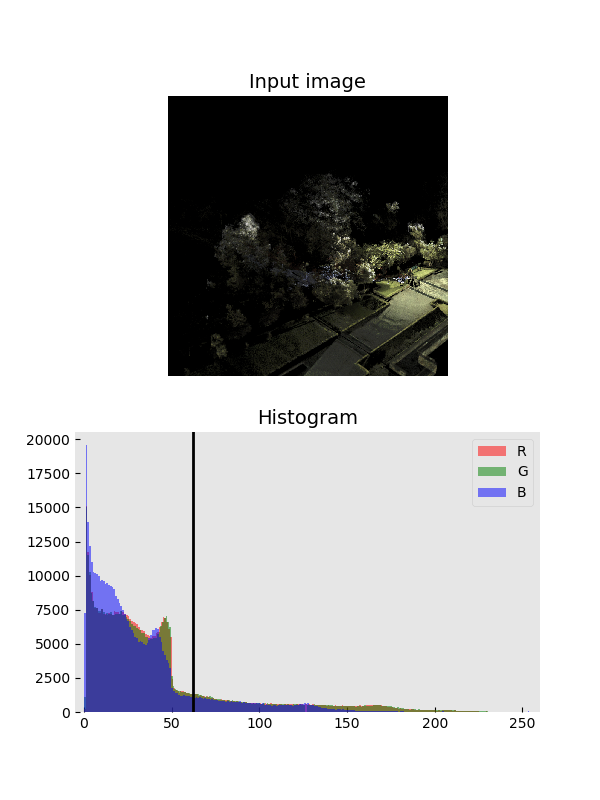
#> input picture src/Otsu_Method/borobudur.png, 600 x 800 px
$ python compare_histograms.py Otsu_Method/borobudur.png Otsu_Method/funehoko.png
#> lines starting #> are read from the running program, lines starting #| are printed output that depends on the picture; after the words box and inside, x2 and y2 are one past the last pixel; in counts of white or black regions, pixels touching at a corner belong together; long printed decimals are rounded
import cv2, matplotlib
import numpy as np
import matplotlib.pyplot as plt
import sys
args = sys.argv
# plt.style.use('seaborn-white')
plt.style.use('bmh')

from matplotlib import cycler
colors = cycler('color', ['#EE6666', '#3388BB', '#9988DD', '#EECC55', '#88BB44', '#FFBBBB'])
plt.rc('axes', facecolor='#E6E6E6', edgecolor='none', axisbelow=True, grid=False, prop_cycle=colors)
# plt.rc('grid', color='w', linestyle='solid')
# plt.rc('patch', edgecolor='#E6E6E6')
# plt.rc('lines', linewidth=2)


fig, ax = plt.subplots(4, figsize=(8, 8)) # figsize(width, height)
# fig.subplots_adjust(hspace=0.4, wspace=0.4) # interval
ax[0] = plt.subplot2grid((2,2), (0,0))
ax[1] = plt.subplot2grid((2,2), (0,1))
# ax[2] = plt.subplot2grid((2,2), (1,0), colspan=2)
ax[2] = plt.subplot2grid((2,2), (1,0))
ax[3] = plt.subplot2grid((2,2), (1,1))

def read_img(_img_name):
	# read input image
#> called with _img_name = 'Otsu_Method/borobudur.png'
	img = cv2.imread(_img_name)
#> img is the input picture: shape (800, 600, 3); mean B, G, R 205, 203.7, 203.7

	# convert color (BGR → RGB)
	img = cv2.cvtColor(img, cv2.COLOR_BGR2RGB)

	return img

img_1 = read_img(args[1])
img_2 = read_img(args[2])
#> call 2 of read_img, with _img_name = 'Otsu_Method/funehoko.png'
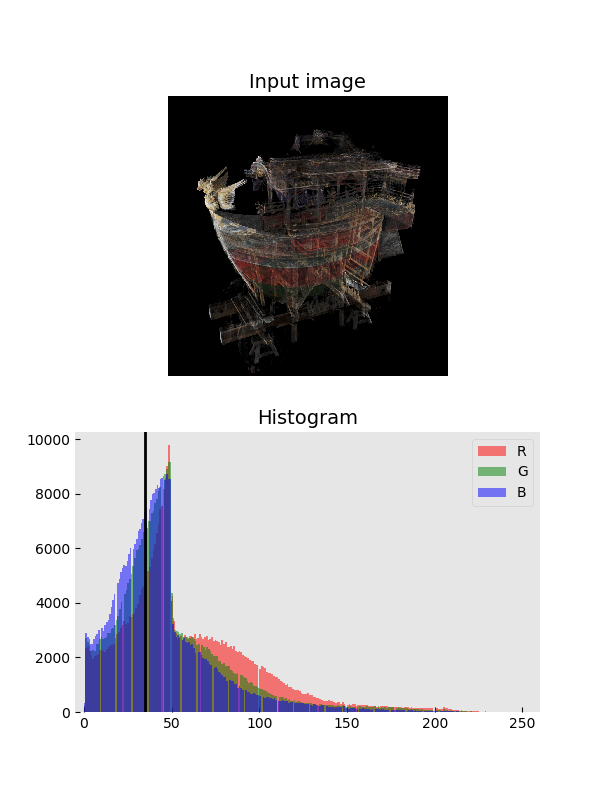
#> input picture src/Otsu_Method/funehoko.png, 600 x 800 px
#> in read_img, img is the input picture: shape (800, 600, 3); mean B, G, R 204, 201.5, 202.6
# image information（height × width × 色数）
# print("img_origin : ", img_1.shape)
# print("img_noised : ", img_2.shape)
# print("\n")

def show_img(_i, _img, _img_name):
    ax[_i].set_title(_img_name)

    # show image
    ax[_i].imshow(_img)

    ax[_i].set_xticks([]), ax[_i].set_yticks([])

    return

# show_img(0, img_1,  "Input image")
# show_img(1, img_2,  "Input image (LR=1)")
show_img(0, img_1,  "Conventional")
show_img(1, img_2,  "Decomposition")
# [6 lines of commented-out code are left out]
img_1_gray = cv2.cvtColor(img_1, cv2.COLOR_RGB2GRAY)
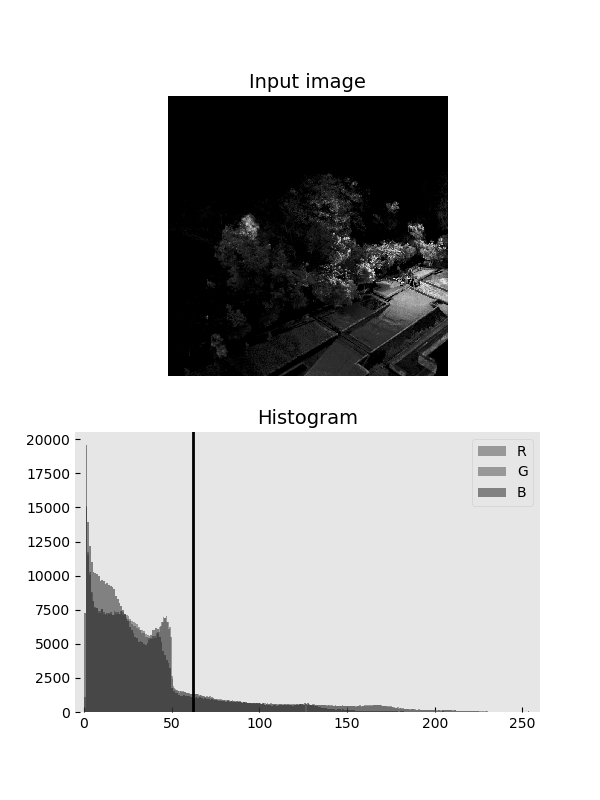
#> img_1_gray: shape (800, 600); min 0, max 255, mean 203.9
img_2_gray = cv2.cvtColor(img_2, cv2.COLOR_RGB2GRAY)
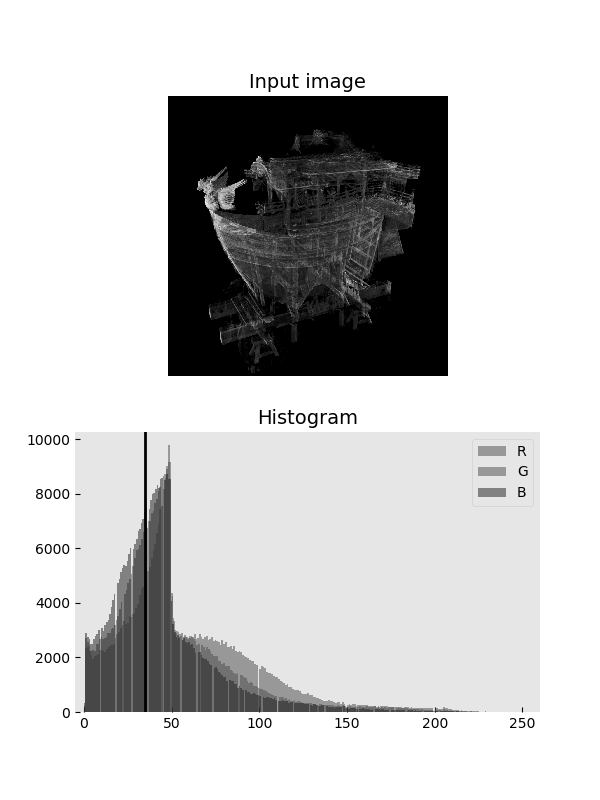
#> img_2_gray: shape (800, 600); min 0, max 255, mean 202.1

# Exclude background color pixel
img_1_gray_nonzero = img_1_gray[img_1_gray > 0]
img_2_gray_nonzero = img_2_gray[img_2_gray > 0]
print("gray_img_1 : ", img_1_gray.shape)
#| gray_img_1 :  (800, 600)
print("gray_img_2 : ", img_2_gray.shape)
#| gray_img_2 :  (800, 600)
print("\n")

# Get statistical data of pixel value
def get_data_of_pixel_value(_pixel_values):
    print("===== Statistical Data of Pixel Values =====")
    print("> Max     : ", np.max(_pixel_values))
#| > Max     :  255
    print("> Min     : ", np.min(_pixel_values))
#| > Min     :  1
    print("> Mean    : ", np.mean(_pixel_values))
#| > Mean    :  225.512
    print("> Variance: ", np.var(_pixel_values))
#| > Variance:  4076.233
    #print("> Median : ", np.median(_pixel_values))
    print("\n")

    return

get_data_of_pixel_value(img_1_gray_nonzero)
get_data_of_pixel_value(img_2_gray_nonzero)
#| > Max     :  255
#| > Min     :  1
#| > Mean    :  225.298
#| > Variance:  3809.861


# ----------------------
# ----- Matplotlib -----
# ----------------------
# ax[2].hist(img_1_gray_nonzero.ravel(), bins=255, color='r', alpha=0.5, label="Input image")
# ax[2].hist(img_2_gray_nonzero.ravel(), bins=255, color='b', alpha=0.5, label="Input image (LR=1)")
# ax[2].hist(img_1_gray_nonzero.ravel(), bins=50, color='r', alpha=0.5, label="Input image")
# ax[2].hist(img_2_gray_nonzero.ravel(), bins=50, color='b', alpha=0.5, label="Corrected image")
# R_nonzero = img_2[:,:,0][img_2[:,:,0] > 0]
# G_nonzero = img_2[:,:,1][img_2[:,:,1] > 0]
# B_nonzero = img_2[:,:,2][img_2[:,:,2] > 0]
# ax[2].hist(R_nonzero.ravel(), bins=50, color='r', alpha=0.5, label="R")
# ax[2].hist(G_nonzero.ravel(), bins=50, color='g', alpha=0.5, label="G")
# ax[2].hist(B_nonzero.ravel(), bins=50, color='b', alpha=0.5, label="B")

# Get indexes of background color pixel
b_index_bgcolor = (img_1[:,:,0]==0) & (img_1[:,:,1]==0) & (img_1[:,:,2]==0)
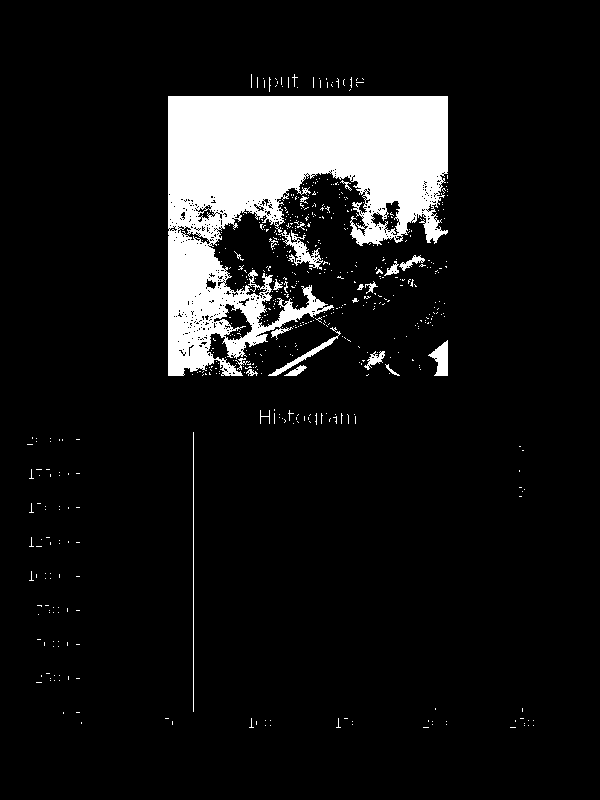
#> b_index_bgcolor: shape (800, 600) bool; 9.6% white; 575 white regions (552 under 20 px), largest, box (x1, y1, x2, y2) and area: (168, 96, 448, 376) 41948, (278, 230, 323, 270) 543, (428, 340, 448, 376) 409
img_R_non_bgcolor_1 = img_1[:,:,0][~b_index_bgcolor]
img_G_non_bgcolor_1 = img_1[:,:,1][~b_index_bgcolor]
img_B_non_bgcolor_1 = img_1[:,:,2][~b_index_bgcolor]
ax[2].hist(img_R_non_bgcolor_1.ravel(), bins=50, color='r', alpha=0.5, label="R")
ax[2].hist(img_G_non_bgcolor_1.ravel(), bins=50, color='g', alpha=0.5, label="G")
ax[2].hist(img_B_non_bgcolor_1.ravel(), bins=50, color='b', alpha=0.5, label="B")
ax[2].legend()
ax[2].set_title("Conventional", fontsize='14')
ax[2].set_xlim([-5, 260])
# ax[2].set_ylim([0, 60000])

b_index_bgcolor = (img_2[:,:,0]==0) & (img_2[:,:,1]==0) & (img_2[:,:,2]==0)
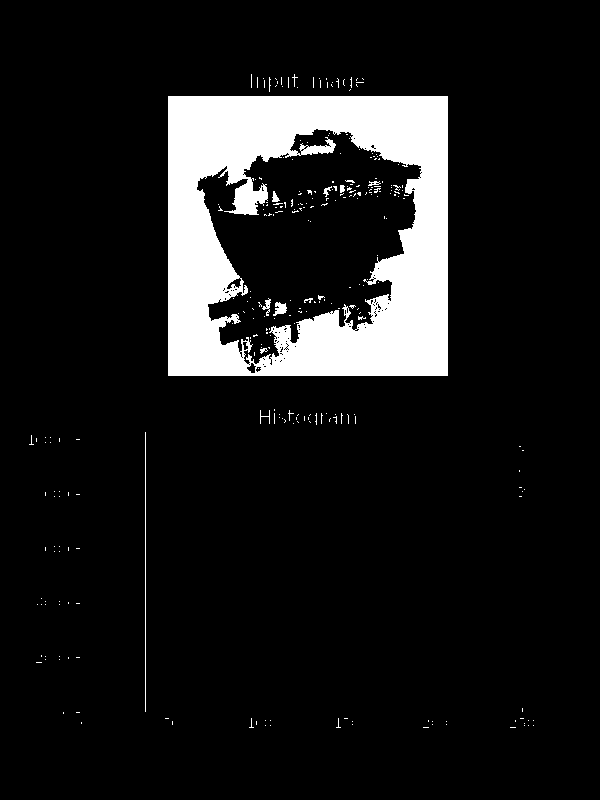
#> b_index_bgcolor: shape (800, 600) bool; 10.3% white; 279 white regions (268 under 20 px), largest, box (x1, y1, x2, y2) and area: (168, 96, 448, 376) 47684, (145, 432, 146, 712) 280, (273, 302, 287, 316) 121
img_R_non_bgcolor_2 = img_2[:,:,0][~b_index_bgcolor]
img_G_non_bgcolor_2 = img_2[:,:,1][~b_index_bgcolor]
img_B_non_bgcolor_2 = img_2[:,:,2][~b_index_bgcolor]
ax[3].hist(img_R_non_bgcolor_2.ravel(), bins=50, color='r', alpha=0.5, label="R")
ax[3].hist(img_G_non_bgcolor_2.ravel(), bins=50, color='g', alpha=0.5, label="G")
ax[3].hist(img_B_non_bgcolor_2.ravel(), bins=50, color='b', alpha=0.5, label="B")
ax[3].legend()
ax[3].set_title("Decomposition", fontsize='14')
ax[3].set_xlim([-5, 260])
# ax[3].set_ylim([0, 60000])
ax[3].set_yticks([])

plt.show()
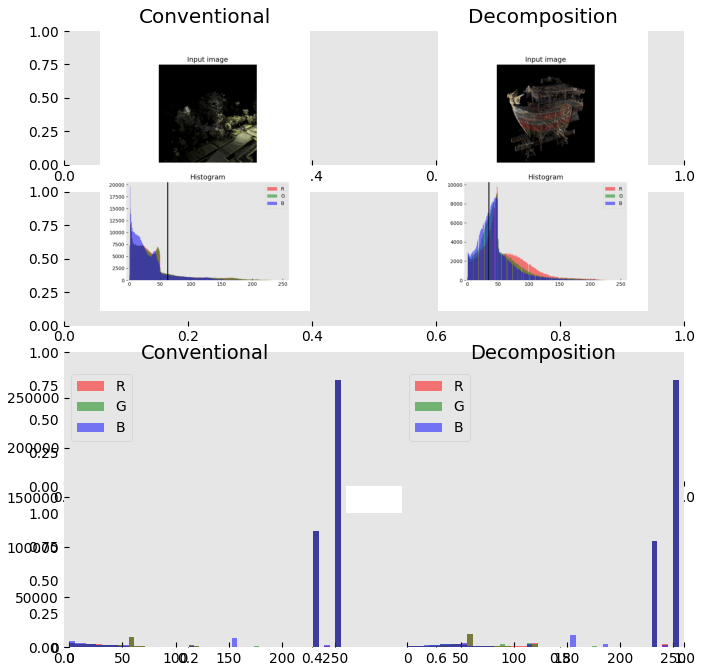
#> figure drawn by matplotlib, 4 panels; panel 3: tallest bar 267406 high, from x = 249.9 to 255; panel 3: tallest bar 267407 high, from x = 249.9 to 255; panel 3: tallest bar 267406 high, from x = 249.9 to 255
